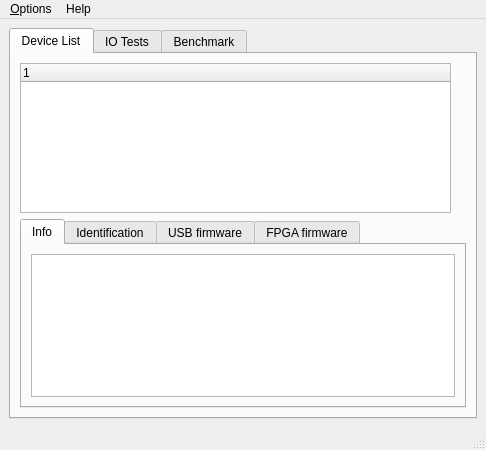
<?xml version="1.0" encoding="UTF-8"?>
<ui version="4.0">
 <class>MainForm</class>
 <widget class="QMainWindow" name="MainForm">
  <property name="geometry">
   <rect>
    <x>0</x>
    <y>0</y>
    <width>486</width>
    <height>450</height>
   </rect>
  </property>
  <property name="windowTitle">
   <string>USB Device Manager</string>
  </property>
  <property name="windowIcon">
   <iconset resource="SiUSBman.qrc">
    <normaloff>:/Icons/resources/silab.ico</normaloff>:/Icons/resources/silab.ico</iconset>
  </property>
  <widget class="QWidget" name="centralwidget">
   <layout class="QVBoxLayout" name="verticalLayout_14">
    <item>
     <widget class="QTabWidget" name="tabWidget">
      <property name="minimumSize">
       <size>
        <width>459</width>
        <height>359</height>
       </size>
      </property>
      <property name="baseSize">
       <size>
        <width>391</width>
        <height>361</height>
       </size>
      </property>
      <property name="contextMenuPolicy">
       <enum>Qt::DefaultContextMenu</enum>
      </property>
      <property name="currentIndex">
       <number>0</number>
      </property>
      <widget class="QWidget" name="devlistTab">
       <attribute name="title">
        <string>Device List</string>
       </attribute>
       <layout class="QVBoxLayout" name="verticalLayout_11">
        <item>
         <layout class="QVBoxLayout" name="verticalLayout_10">
          <item>
           <widget class="QTreeWidget" name="devListTree">
            <property name="minimumSize">
             <size>
              <width>431</width>
              <height>150</height>
             </size>
            </property>
            <property name="maximumSize">
             <size>
              <width>431</width>
              <height>150</height>
             </size>
            </property>
            <property name="contextMenuPolicy">
             <enum>Qt::DefaultContextMenu</enum>
            </property>
            <column>
             <property name="text">
              <string>1</string>
             </property>
            </column>
           </widget>
          </item>
          <item>
           <widget class="QTabWidget" name="deviceTab">
            <property name="enabled">
             <bool>true</bool>
            </property>
            <property name="minimumSize">
             <size>
              <width>431</width>
              <height>161</height>
             </size>
            </property>
            <property name="currentIndex">
             <number>0</number>
            </property>
            <widget class="QWidget" name="infoTab">
             <attribute name="title">
              <string>Info</string>
             </attribute>
             <layout class="QVBoxLayout" name="verticalLayout_6">
              <item>
               <widget class="QTextBrowser" name="infoWindow">
                <property name="enabled">
                 <bool>true</bool>
                </property>
               </widget>
              </item>
             </layout>
            </widget>
            <widget class="QWidget" name="miscTab">
             <attribute name="title">
              <string>Identification</string>
             </attribute>
             <layout class="QVBoxLayout" name="verticalLayout_7">
              <item>
               <layout class="QHBoxLayout" name="horizontalLayout_5">
                <item>
                 <layout class="QVBoxLayout" name="verticalLayout_2">
                  <item>
                   <widget class="QLabel" name="iconLabel">
                    <property name="text">
                     <string/>
                    </property>
                    <property name="pixmap">
                     <pixmap resource="SiUSBman.qrc">:/Icons/resources/silab_usb.ico</pixmap>
                    </property>
                   </widget>
                  </item>
                  <item>
                   <spacer name="verticalSpacer">
                    <property name="orientation">
                     <enum>Qt::Vertical</enum>
                    </property>
                    <property name="sizeHint" stdset="0">
                     <size>
                      <width>20</width>
                      <height>40</height>
                     </size>
                    </property>
                   </spacer>
                  </item>
                 </layout>
                </item>
                <item>
                 <layout class="QVBoxLayout" name="verticalLayout_3">
                  <item>
                   <layout class="QHBoxLayout" name="horizontalLayout_2">
                    <item>
                     <widget class="QLabel" name="label">
                      <property name="text">
                       <string>ID</string>
                      </property>
                     </widget>
                    </item>
                    <item>
                     <widget class="QLineEdit" name="IdLineEdit"/>
                    </item>
                    <item>
                     <spacer name="horizontalSpacer_9">
                      <property name="orientation">
                       <enum>Qt::Horizontal</enum>
                      </property>
                      <property name="sizeHint" stdset="0">
                       <size>
                        <width>40</width>
                        <height>20</height>
                       </size>
                      </property>
                     </spacer>
                    </item>
                   </layout>
                  </item>
                  <item>
                   <layout class="QHBoxLayout" name="horizontalLayout_3">
                    <item>
                     <widget class="QLabel" name="label_2">
                      <property name="text">
                       <string>Name</string>
                      </property>
                     </widget>
                    </item>
                    <item>
                     <widget class="QLineEdit" name="nameLineEdit"/>
                    </item>
                   </layout>
                  </item>
                  <item>
                   <layout class="QHBoxLayout" name="horizontalLayout_4">
                    <item>
                     <widget class="QLabel" name="label_3">
                      <property name="text">
                       <string>Class</string>
                      </property>
                     </widget>
                    </item>
                    <item>
                     <widget class="QLineEdit" name="classLineEdit"/>
                    </item>
                   </layout>
                  </item>
                 </layout>
                </item>
                <item>
                 <layout class="QVBoxLayout" name="verticalLayout">
                  <item>
                   <spacer name="verticalSpacer_2">
                    <property name="orientation">
                     <enum>Qt::Vertical</enum>
                    </property>
                    <property name="sizeHint" stdset="0">
                     <size>
                      <width>20</width>
                      <height>40</height>
                     </size>
                    </property>
                   </spacer>
                  </item>
                  <item>
                   <widget class="QPushButton" name="updateIdBtn">
                    <property name="text">
                     <string>Update</string>
                    </property>
                   </widget>
                  </item>
                  <item>
                   <spacer name="verticalSpacer_3">
                    <property name="orientation">
                     <enum>Qt::Vertical</enum>
                    </property>
                    <property name="sizeHint" stdset="0">
                     <size>
                      <width>20</width>
                      <height>40</height>
                     </size>
                    </property>
                   </spacer>
                  </item>
                 </layout>
                </item>
               </layout>
              </item>
             </layout>
            </widget>
            <widget class="QWidget" name="firmwareTab">
             <attribute name="title">
              <string>USB firmware</string>
             </attribute>
             <layout class="QVBoxLayout" name="verticalLayout_8">
              <item>
               <layout class="QVBoxLayout" name="verticalLayout_4">
                <item>
                 <layout class="QHBoxLayout" name="horizontalLayout_8">
                  <item>
                   <widget class="QLineEdit" name="controllerFileLineEdit"/>
                  </item>
                  <item>
                   <widget class="QToolButton" name="controlleFileDialogBtn">
                    <property name="text">
                     <string>...</string>
                    </property>
                   </widget>
                  </item>
                  <item>
                   <spacer name="horizontalSpacer_3">
                    <property name="orientation">
                     <enum>Qt::Horizontal</enum>
                    </property>
                    <property name="sizeType">
                     <enum>QSizePolicy::Fixed</enum>
                    </property>
                    <property name="sizeHint" stdset="0">
                     <size>
                      <width>20</width>
                      <height>10</height>
                     </size>
                    </property>
                   </spacer>
                  </item>
                  <item>
                   <widget class="QPushButton" name="loadControllerBtn">
                    <property name="text">
                     <string>Load Controller</string>
                    </property>
                   </widget>
                  </item>
                 </layout>
                </item>
                <item>
                 <layout class="QHBoxLayout" name="horizontalLayout_7">
                  <item>
                   <widget class="QLineEdit" name="eepromFileLineEdit"/>
                  </item>
                  <item>
                   <widget class="QToolButton" name="eepromFileDialogBtn">
                    <property name="text">
                     <string>...</string>
                    </property>
                   </widget>
                  </item>
                  <item>
                   <spacer name="horizontalSpacer_4">
                    <property name="orientation">
                     <enum>Qt::Horizontal</enum>
                    </property>
                    <property name="sizeType">
                     <enum>QSizePolicy::Fixed</enum>
                    </property>
                    <property name="sizeHint" stdset="0">
                     <size>
                      <width>20</width>
                      <height>10</height>
                     </size>
                    </property>
                   </spacer>
                  </item>
                  <item>
                   <widget class="QPushButton" name="flashEEPROMBtn">
                    <property name="text">
                     <string>Flash EEPROM</string>
                    </property>
                   </widget>
                  </item>
                 </layout>
                </item>
                <item>
                 <layout class="QHBoxLayout" name="horizontalLayout_6">
                  <item>
                   <widget class="QProgressBar" name="flashProgressBar">
                    <property name="enabled">
                     <bool>true</bool>
                    </property>
                    <property name="maximum">
                     <number>0</number>
                    </property>
                    <property name="value">
                     <number>0</number>
                    </property>
                    <property name="textVisible">
                     <bool>false</bool>
                    </property>
                   </widget>
                  </item>
                  <item>
                   <spacer name="horizontalSpacer_5">
                    <property name="orientation">
                     <enum>Qt::Horizontal</enum>
                    </property>
                    <property name="sizeHint" stdset="0">
                     <size>
                      <width>40</width>
                      <height>20</height>
                     </size>
                    </property>
                   </spacer>
                  </item>
                 </layout>
                </item>
                <item>
                 <spacer name="verticalSpacer_5">
                  <property name="orientation">
                   <enum>Qt::Vertical</enum>
                  </property>
                  <property name="sizeHint" stdset="0">
                   <size>
                    <width>20</width>
                    <height>40</height>
                   </size>
                  </property>
                 </spacer>
                </item>
               </layout>
              </item>
             </layout>
            </widget>
            <widget class="QWidget" name="fpgaTab">
             <attribute name="title">
              <string>FPGA firmware</string>
             </attribute>
             <layout class="QVBoxLayout" name="verticalLayout_9">
              <item>
               <layout class="QVBoxLayout" name="verticalLayout_5">
                <item>
                 <layout class="QHBoxLayout" name="horizontalLayout_9">
                  <item>
                   <widget class="QLineEdit" name="fpgaFileLineEdit"/>
                  </item>
                  <item>
                   <widget class="QToolButton" name="fpgaFileDialogBtn">
                    <property name="text">
                     <string>...</string>
                    </property>
                   </widget>
                  </item>
                  <item>
                   <spacer name="horizontalSpacer_6">
                    <property name="orientation">
                     <enum>Qt::Horizontal</enum>
                    </property>
                    <property name="sizeType">
                     <enum>QSizePolicy::Fixed</enum>
                    </property>
                    <property name="sizeHint" stdset="0">
                     <size>
                      <width>20</width>
                      <height>10</height>
                     </size>
                    </property>
                   </spacer>
                  </item>
                  <item>
                   <widget class="QPushButton" name="loadFPGAButton">
                    <property name="text">
                     <string>Load FPGA</string>
                    </property>
                   </widget>
                  </item>
                 </layout>
                </item>
                <item>
                 <spacer name="verticalSpacer_4">
                  <property name="orientation">
                   <enum>Qt::Vertical</enum>
                  </property>
                  <property name="sizeHint" stdset="0">
                   <size>
                    <width>20</width>
                    <height>40</height>
                   </size>
                  </property>
                 </spacer>
                </item>
               </layout>
              </item>
             </layout>
            </widget>
           </widget>
          </item>
         </layout>
        </item>
       </layout>
      </widget>
      <widget class="QWidget" name="testTb">
       <attribute name="title">
        <string>IO Tests</string>
       </attribute>
       <layout class="QVBoxLayout" name="verticalLayout_12">
        <item>
         <layout class="QGridLayout" name="gridLayout_3">
          <item row="3" column="0">
           <widget class="QLineEdit" name="readDataLine">
            <property name="toolTip">
             <string>Data received</string>
            </property>
            <property name="readOnly">
             <bool>true</bool>
            </property>
           </widget>
          </item>
          <item row="3" column="1">
           <widget class="QPushButton" name="readBtn">
            <property name="toolTip">
             <string>Read data</string>
            </property>
            <property name="text">
             <string>Read</string>
            </property>
           </widget>
          </item>
          <item row="2" column="0">
           <widget class="QLineEdit" name="writeDataLine">
            <property name="toolTip">
             <string>Data to send, separate with spaces</string>
            </property>
           </widget>
          </item>
          <item row="2" column="1">
           <widget class="QPushButton" name="writeBtn">
            <property name="toolTip">
             <string>Write data</string>
            </property>
            <property name="text">
             <string>Write</string>
            </property>
           </widget>
          </item>
          <item row="0" column="0">
           <widget class="QComboBox" name="modeComboBox">
            <property name="toolTip">
             <string>Select IO mode</string>
            </property>
            <item>
             <property name="text">
              <string>External</string>
             </property>
            </item>
            <item>
             <property name="text">
              <string>FPGA</string>
             </property>
            </item>
            <item>
             <property name="text">
              <string>Block</string>
             </property>
            </item>
            <item>
             <property name="text">
              <string>I2C</string>
             </property>
            </item>
            <item>
             <property name="text">
              <string>Command</string>
             </property>
            </item>
            <item>
             <property name="text">
              <string>Controller</string>
             </property>
            </item>
            <item>
             <property name="text">
              <string>Interrupt</string>
             </property>
            </item>
            <item>
             <property name="text">
              <string>SPI</string>
             </property>
            </item>
            <item>
             <property name="text">
              <string>UART</string>
             </property>
            </item>
            <item>
             <property name="text">
              <string>EEPROM</string>
             </property>
            </item>
           </widget>
          </item>
          <item row="1" column="0">
           <layout class="QGridLayout" name="gridLayout_2">
            <item row="0" column="0">
             <widget class="QLineEdit" name="addLine">
              <property name="toolTip">
               <string>Address offset (decimal)</string>
              </property>
              <property name="text">
               <string>0</string>
              </property>
             </widget>
            </item>
            <item row="0" column="1">
             <widget class="QLabel" name="label_5">
              <property name="text">
               <string>Address</string>
              </property>
             </widget>
            </item>
            <item row="0" column="2">
             <spacer name="horizontalSpacer">
              <property name="orientation">
               <enum>Qt::Horizontal</enum>
              </property>
              <property name="sizeHint" stdset="0">
               <size>
                <width>40</width>
                <height>20</height>
               </size>
              </property>
             </spacer>
            </item>
            <item row="1" column="0">
             <widget class="QLineEdit" name="sizeLine">
              <property name="toolTip">
               <string>Number of bytes to transfer (16 max.)</string>
              </property>
              <property name="text">
               <string>1</string>
              </property>
             </widget>
            </item>
            <item row="1" column="1">
             <widget class="QLabel" name="label_6">
              <property name="text">
               <string>Size</string>
              </property>
             </widget>
            </item>
            <item row="1" column="2">
             <spacer name="horizontalSpacer_2">
              <property name="orientation">
               <enum>Qt::Horizontal</enum>
              </property>
              <property name="sizeHint" stdset="0">
               <size>
                <width>300</width>
                <height>20</height>
               </size>
              </property>
             </spacer>
            </item>
            <item row="2" column="0">
             <widget class="QCheckBox" name="hexCheckBox">
              <property name="toolTip">
               <string>Select hex display of data values</string>
              </property>
              <property name="text">
               <string>hex</string>
              </property>
             </widget>
            </item>
           </layout>
          </item>
         </layout>
        </item>
       </layout>
      </widget>
      <widget class="QWidget" name="benchmarkTab">
       <attribute name="title">
        <string>Benchmark</string>
       </attribute>
       <layout class="QVBoxLayout" name="verticalLayout_13">
        <item>
         <layout class="QHBoxLayout" name="horizontalLayout_10">
          <item>
           <layout class="QHBoxLayout" name="horizontalLayout">
            <item>
             <widget class="QLabel" name="label_7">
              <property name="text">
               <string>Single byte access:</string>
              </property>
             </widget>
            </item>
            <item>
             <widget class="QLabel" name="rateLabel">
              <property name="text">
               <string> kHz</string>
              </property>
             </widget>
            </item>
           </layout>
          </item>
          <item>
           <spacer name="horizontalSpacer_7">
            <property name="orientation">
             <enum>Qt::Horizontal</enum>
            </property>
            <property name="sizeHint" stdset="0">
             <size>
              <width>40</width>
              <height>20</height>
             </size>
            </property>
           </spacer>
          </item>
          <item>
           <widget class="QPushButton" name="runBtn">
            <property name="text">
             <string>Run</string>
            </property>
           </widget>
          </item>
          <item>
           <spacer name="horizontalSpacer_8">
            <property name="orientation">
             <enum>Qt::Horizontal</enum>
            </property>
            <property name="sizeHint" stdset="0">
             <size>
              <width>40</width>
              <height>20</height>
             </size>
            </property>
           </spacer>
          </item>
         </layout>
        </item>
       </layout>
      </widget>
     </widget>
    </item>
   </layout>
  </widget>
  <widget class="QMenuBar" name="menubar">
   <property name="geometry">
    <rect>
     <x>0</x>
     <y>0</y>
     <width>486</width>
     <height>27</height>
    </rect>
   </property>
   <widget class="QMenu" name="menu_Options">
    <property name="title">
     <string>&amp;Options</string>
    </property>
    <addaction name="actionExpertMode"/>
   </widget>
   <widget class="QMenu" name="menuAbout">
    <property name="title">
     <string>Help</string>
    </property>
    <addaction name="actionAbout"/>
   </widget>
   <addaction name="menu_Options"/>
   <addaction name="menuAbout"/>
  </widget>
  <widget class="QStatusBar" name="statusbar"/>
  <action name="actionExpertMode">
   <property name="checkable">
    <bool>true</bool>
   </property>
   <property name="checked">
    <bool>false</bool>
   </property>
   <property name="text">
    <string>&amp;Expert mode</string>
   </property>
  </action>
  <action name="actionAbout">
   <property name="icon">
    <iconset>
     <normaloff>:/Icons/silab.ico</normaloff>:/Icons/silab.ico</iconset>
   </property>
   <property name="text">
    <string>&amp;About</string>
   </property>
  </action>
 </widget>
 <resources>
  <include location="SiUSBman.qrc"/>
 </resources>
 <connections>
  <connection>
   <sender>controlleFileDialogBtn</sender>
   <signal>clicked()</signal>
   <receiver>MainForm</receiver>
   <slot>openControllerDialog()</slot>
   <hints>
    <hint type="sourcelabel">
     <x>364</x>
     <y>343</y>
    </hint>
    <hint type="destinationlabel">
     <x>334</x>
     <y>414</y>
    </hint>
   </hints>
  </connection>
  <connection>
   <sender>updateIdBtn</sender>
   <signal>clicked()</signal>
   <receiver>MainForm</receiver>
   <slot>updateDeviceId()</slot>
   <hints>
    <hint type="sourcelabel">
     <x>367</x>
     <y>293</y>
    </hint>
    <hint type="destinationlabel">
     <x>373</x>
     <y>424</y>
    </hint>
   </hints>
  </connection>
  <connection>
   <sender>fpgaFileDialogBtn</sender>
   <signal>clicked()</signal>
   <receiver>MainForm</receiver>
   <slot>openFPGADialog()</slot>
   <hints>
    <hint type="sourcelabel">
     <x>386</x>
     <y>372</y>
    </hint>
    <hint type="destinationlabel">
     <x>416</x>
     <y>560</y>
    </hint>
   </hints>
  </connection>
  <connection>
   <sender>loadControllerBtn</sender>
   <signal>clicked()</signal>
   <receiver>MainForm</receiver>
   <slot>loadController()</slot>
   <hints>
    <hint type="sourcelabel">
     <x>398</x>
     <y>343</y>
    </hint>
    <hint type="destinationlabel">
     <x>385</x>
     <y>441</y>
    </hint>
   </hints>
  </connection>
  <connection>
   <sender>loadFPGAButton</sender>
   <signal>clicked()</signal>
   <receiver>MainForm</receiver>
   <slot>loadFPGA()</slot>
   <hints>
    <hint type="sourcelabel">
     <x>420</x>
     <y>372</y>
    </hint>
    <hint type="destinationlabel">
     <x>395</x>
     <y>514</y>
    </hint>
   </hints>
  </connection>
  <connection>
   <sender>flashEEPROMBtn</sender>
   <signal>clicked()</signal>
   <receiver>MainForm</receiver>
   <slot>flashEEPROM()</slot>
   <hints>
    <hint type="sourcelabel">
     <x>398</x>
     <y>383</y>
    </hint>
    <hint type="destinationlabel">
     <x>407</x>
     <y>494</y>
    </hint>
   </hints>
  </connection>
  <connection>
   <sender>eepromFileDialogBtn</sender>
   <signal>clicked()</signal>
   <receiver>MainForm</receiver>
   <slot>openEEPROMDialog()</slot>
   <hints>
    <hint type="sourcelabel">
     <x>364</x>
     <y>383</y>
    </hint>
    <hint type="destinationlabel">
     <x>322</x>
     <y>435</y>
    </hint>
   </hints>
  </connection>
  <connection>
   <sender>runBtn</sender>
   <signal>clicked()</signal>
   <receiver>MainForm</receiver>
   <slot>runBenchmark()</slot>
   <hints>
    <hint type="sourcelabel">
     <x>489</x>
     <y>549</y>
    </hint>
    <hint type="destinationlabel">
     <x>524</x>
     <y>347</y>
    </hint>
   </hints>
  </connection>
  <connection>
   <sender>writeBtn</sender>
   <signal>clicked()</signal>
   <receiver>MainForm</receiver>
   <slot>writeClicked()</slot>
   <hints>
    <hint type="sourcelabel">
     <x>276</x>
     <y>289</y>
    </hint>
    <hint type="destinationlabel">
     <x>505</x>
     <y>225</y>
    </hint>
   </hints>
  </connection>
  <connection>
   <sender>devListTree</sender>
   <signal>itemClicked(QTreeWidgetItem*,int)</signal>
   <receiver>MainForm</receiver>
   <slot>listItemClicked(QTreeWidgetItem*,int)</slot>
   <hints>
    <hint type="sourcelabel">
     <x>206</x>
     <y>140</y>
    </hint>
    <hint type="destinationlabel">
     <x>524</x>
     <y>153</y>
    </hint>
   </hints>
  </connection>
  <connection>
   <sender>modeComboBox</sender>
   <signal>activated(QString)</signal>
   <receiver>MainForm</receiver>
   <slot>selectMode(QString)</slot>
   <hints>
    <hint type="sourcelabel">
     <x>200</x>
     <y>260</y>
    </hint>
    <hint type="destinationlabel">
     <x>480</x>
     <y>146</y>
    </hint>
   </hints>
  </connection>
  <connection>
   <sender>readBtn</sender>
   <signal>clicked()</signal>
   <receiver>MainForm</receiver>
   <slot>readClicked()</slot>
   <hints>
    <hint type="sourcelabel">
     <x>276</x>
     <y>289</y>
    </hint>
    <hint type="destinationlabel">
     <x>484</x>
     <y>256</y>
    </hint>
   </hints>
  </connection>
 </connections>
 <slots>
  <slot>updateDeviceId()</slot>
  <slot>openControllerDialog()</slot>
  <slot>openEEPROMDialog()</slot>
  <slot>loadController()</slot>
  <slot>flashEEPROM()</slot>
  <slot>openFPGADialog()</slot>
  <slot>loadFPGA()</slot>
  <slot>listItemClicked(QTreeWidgetItem*,int)</slot>
  <slot>writeClicked()</slot>
  <slot>readClicked()</slot>
  <slot>selectMode(QString)</slot>
  <slot>runBenchmark()</slot>
 </slots>
</ui>
